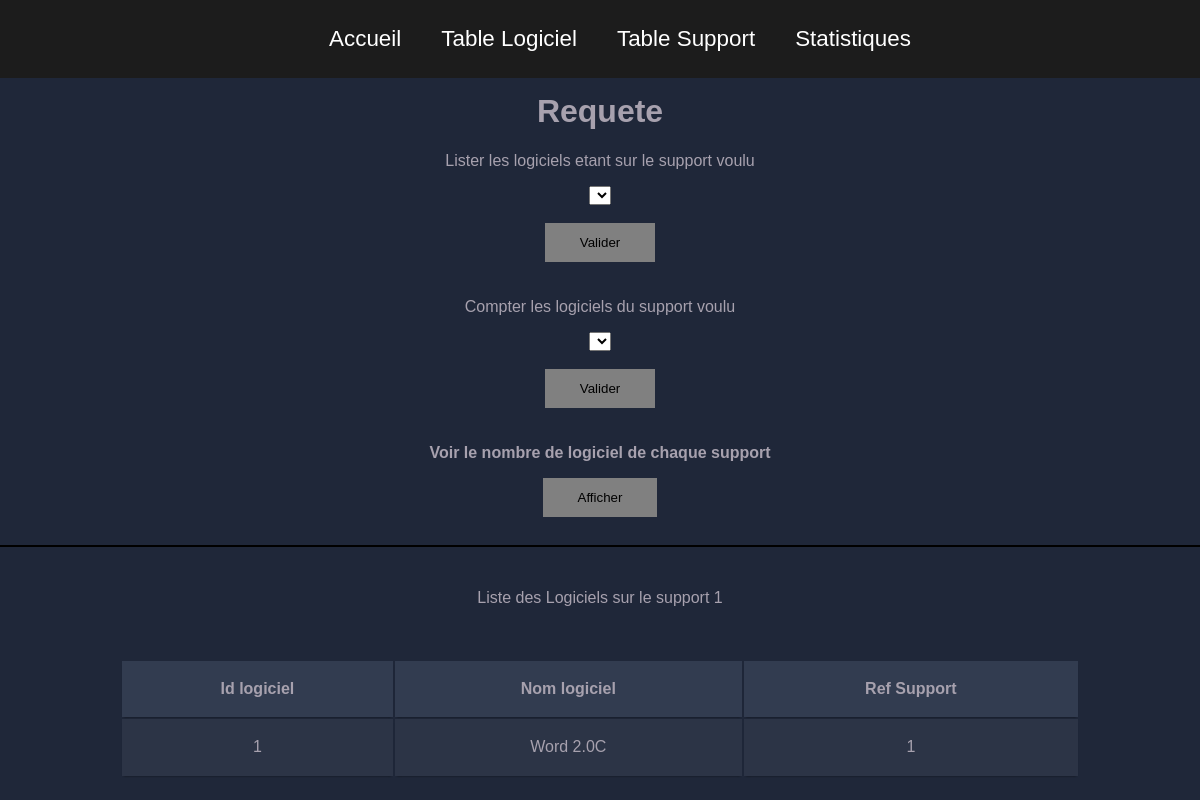
The page /Stats.php?numsup=1 on the database its author committed.
### tables this page shows
CREATE TABLE tlogiciel
(	IdL		  INT		NOT NULL 	PRIMARY KEY	AUTO_INCREMENT,
	LibelleL  CHAR( 100 )	NOT NULL ,
    Ref       INT NOT NULL ,

    FOREIGN KEY (Ref) REFERENCES Tsupport(IdS) ON DELETE CASCADE

);

### stats.php (the view, shortened to what this page needs)
<html>
<head>
	<link rel="stylesheet" type="text/css" href="stylecons.css">
</head>
<body>
	<nav>
		<ul class="menu">
			<li><a class="aaa" href="index.php">Accueil</a></li>
			<li><a class="aaa" href="logiciel.php">Table Logiciel</a></li>
			<li><a class="aaa" href="support.php">Table Support</a></li>
			<li><a class="aaa" href="Stats.php">Statistiques</a></li>
		</ul>
	</nav>
	<center><table class="container"><br><br><br><br>
		<h1> Requete </h1>
		<?php
		echo "<form>";
		echo "<p>Lister les logiciels etant sur le support voulu</p><SELECT name='numsup'>";
		echo "</SELECT><br><br>";
		echo "<input class='btn' type='submit' value='Valider'<br>";
		echo "</form>";
		echo "<form>";
		echo "<p>Compter les logiciels du support voulu</p><SELECT name='numsup2'>";
		echo "</SELECT><br><br>";
		echo "<input class='btn' type='submit' value='Valider'<br>";
		echo "</form>";
		echo "<p><strong>Voir le nombre de logiciel de chaque support</strong></p>";
		echo "<A HREF='stats.php?option=requete'><input class='btn' type='submit' value='Afficher'></input></A>";
		function Function1()
		{
			$num  = $_GET['numsup'] ;
			echo "<hr color='black'>";
			echo "<tr> <td><strong>Id logiciel</strong></td><td><strong>Nom logiciel</strong></td><td><strong>Ref Support</strong></td></tr><br>";
			echo "<p>Liste des Logiciels sur le support " .$num.    "</p>";
			$DataBase = mysqli_connect ( "localhost" , "root" , "" ) ;
			mysqli_select_db ( $DataBase, "bdppe" ) ;
			$Requete2 = 'Select * From tlogiciel
			WHERE Ref="'.$num.'"';
			$Resultat2 = mysqli_query ( $DataBase, $Requete2 )  or  die(mysqli_error($DataBase) ) ;
			while (  $ligne = mysqli_fetch_array($Resultat2)  )
			{
				echo "<tr>\n" ;
				echo "<td>" . $ligne['IdL']       . "</td>\n" ;
				echo "<td>" . $ligne['LibelleL']  . "</td>\n" ;
				echo "<td>" . $ligne['Ref']       . "</td>\n" ;
				echo "</tr>\n" ;
			}
		}
		if (isset($_GET['numsup'])){
			Function1();
		}
		?>
	</center>
	<br><br>
</BODY>
</HTML>

### stylecons.css (style rules this page uses)
body { color:#A7A1AE; background-color:#1F2739; margin: 0; font-family:"Lucida Sans Unicode", "Lucida Grande", sans-serif; }
td { height: 30px; text-align: center; font-size: 20px; font-family: "montserrat",sans-serif; }
.container td { font-weight: normal; font-size: 1em; -webkit-box-shadow: 0 2px 2px -2px #0E1119; -moz-box-shadow: 0 2px 2px -2px #0E1119; box-shadow: 0 2px 2px -2px #0E1119; }
.container { overflow: hidden; width: 80%; margin: 0 auto; display: table; margin-bottom: 2%; }
.container td { padding-bottom: 2%; padding-top: 2%; }
.container tr:nth-child(odd) { background-color: #323C50; }
.container tr:nth-child(even) { background-color: #2C3446; }
a { color: #111; transition: 0.5s; }
ul { display: flex; flex-wrap: wrap; justify-content: center; }
li { padding: 10px 20px; font-size: 140%; display: inline-block; width: auto; }
nav { z-index: 1000; position: fixed; width: 100%; background-color: #1c1c1c; height: auto; }
.aaa { color: white; text-decoration: none ; }
.btn { padding: 12px 35px; border: 0; background: gray; color: black; cursor: pointer; transition: 0.5s; margin-bottom: 20px; }
select { width: auto; }

### rows shown on the page
tlogiciel: IdL "1", LibelleL "Word 2.0C", Ref "1"

### other values the page prints
$num "1"
